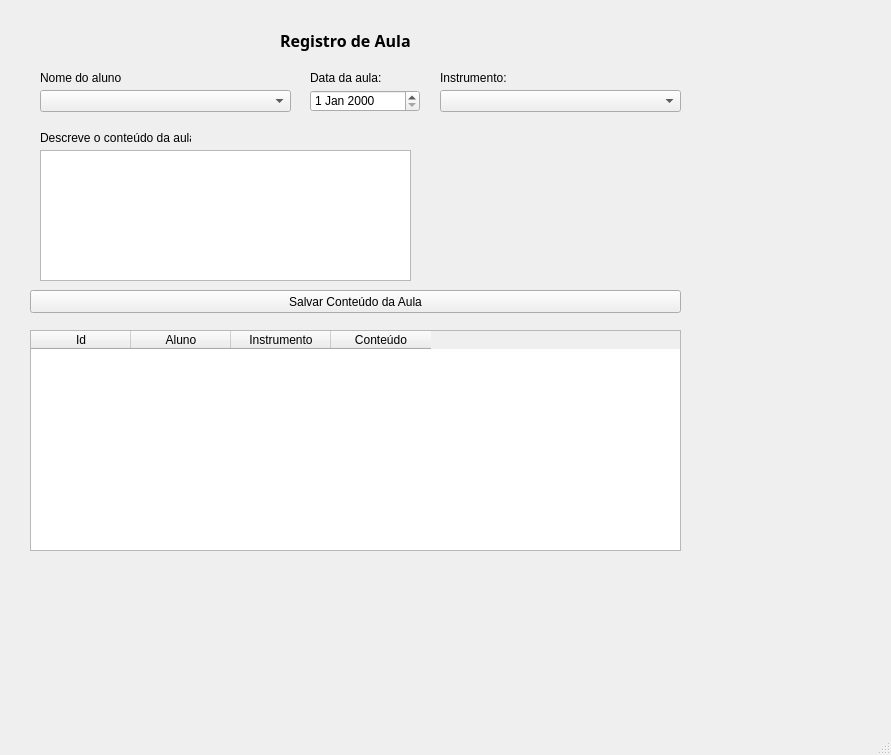
<?xml version="1.0" encoding="UTF-8"?>
<ui version="4.0">
 <class>mainWindow</class>
 <widget class="QMainWindow" name="mainWindow">
  <property name="geometry">
   <rect>
    <x>0</x>
    <y>0</y>
    <width>891</width>
    <height>755</height>
   </rect>
  </property>
  <property name="windowTitle">
   <string>MainWindow</string>
  </property>
  <widget class="QWidget" name="centralwidget">
   <widget class="QPushButton" name="btn_salvar">
    <property name="geometry">
     <rect>
      <x>30</x>
      <y>290</y>
      <width>651</width>
      <height>23</height>
     </rect>
    </property>
    <property name="text">
     <string>Salvar Conteúdo da Aula</string>
    </property>
   </widget>
   <widget class="QLabel" name="label">
    <property name="geometry">
     <rect>
      <x>280</x>
      <y>20</y>
      <width>191</width>
      <height>41</height>
     </rect>
    </property>
    <property name="font">
     <font>
      <family>Arial Black</family>
      <pointsize>12</pointsize>
      <weight>75</weight>
      <bold>true</bold>
     </font>
    </property>
    <property name="text">
     <string>Registro de Aula</string>
    </property>
   </widget>
   <widget class="QComboBox" name="combo_alunos">
    <property name="geometry">
     <rect>
      <x>40</x>
      <y>90</y>
      <width>251</width>
      <height>22</height>
     </rect>
    </property>
   </widget>
   <widget class="QLabel" name="label_2">
    <property name="geometry">
     <rect>
      <x>40</x>
      <y>70</y>
      <width>81</width>
      <height>16</height>
     </rect>
    </property>
    <property name="text">
     <string>Nome do aluno:</string>
    </property>
   </widget>
   <widget class="QLabel" name="label_3">
    <property name="geometry">
     <rect>
      <x>310</x>
      <y>70</y>
      <width>71</width>
      <height>16</height>
     </rect>
    </property>
    <property name="text">
     <string>Data da aula:</string>
    </property>
   </widget>
   <widget class="QDateEdit" name="dateEdit">
    <property name="geometry">
     <rect>
      <x>310</x>
      <y>90</y>
      <width>110</width>
      <height>22</height>
     </rect>
    </property>
   </widget>
   <widget class="QTextEdit" name="textEditConteudo">
    <property name="geometry">
     <rect>
      <x>40</x>
      <y>150</y>
      <width>371</width>
      <height>131</height>
     </rect>
    </property>
   </widget>
   <widget class="QLabel" name="label_4">
    <property name="geometry">
     <rect>
      <x>40</x>
      <y>130</y>
      <width>151</width>
      <height>16</height>
     </rect>
    </property>
    <property name="text">
     <string>Descreve o conteúdo da aula:</string>
    </property>
   </widget>
   <widget class="QLabel" name="label_5">
    <property name="geometry">
     <rect>
      <x>440</x>
      <y>70</y>
      <width>171</width>
      <height>16</height>
     </rect>
    </property>
    <property name="text">
     <string>Instrumento:</string>
    </property>
   </widget>
   <widget class="QComboBox" name="combo_instrumentos">
    <property name="geometry">
     <rect>
      <x>440</x>
      <y>90</y>
      <width>241</width>
      <height>22</height>
     </rect>
    </property>
   </widget>
   <widget class="QTableWidget" name="tableWidget">
    <property name="geometry">
     <rect>
      <x>30</x>
      <y>330</y>
      <width>651</width>
      <height>221</height>
     </rect>
    </property>
    <column>
     <property name="text">
      <string>Id</string>
     </property>
    </column>
    <column>
     <property name="text">
      <string>Aluno</string>
     </property>
    </column>
    <column>
     <property name="text">
      <string>Instrumento</string>
     </property>
    </column>
    <column>
     <property name="text">
      <string>Conteúdo</string>
     </property>
    </column>
   </widget>
  </widget>
  <widget class="QMenuBar" name="menubar">
   <property name="geometry">
    <rect>
     <x>0</x>
     <y>0</y>
     <width>891</width>
     <height>21</height>
    </rect>
   </property>
  </widget>
  <widget class="QStatusBar" name="statusbar"/>
 </widget>
 <resources/>
 <connections/>
</ui>
